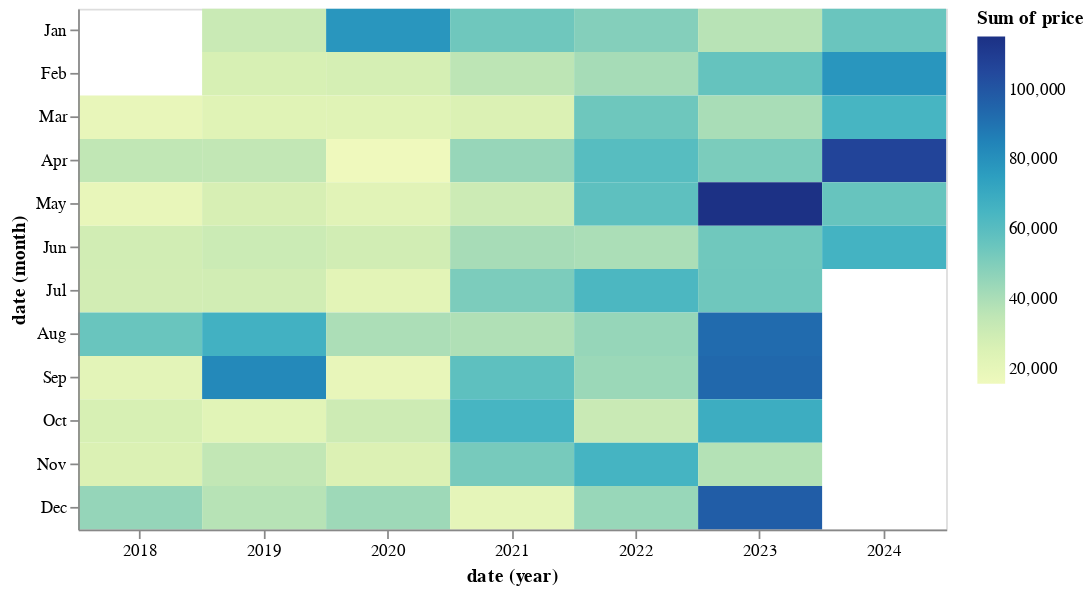

The notebook cell saved with this chart:
### Markdown cell above
## Monthly expense

### Code cell
exp.heatmap().properties(height=300,width=500)

### Figure 1 — Vega specification as saved in the notebook (floating-point values rounded to 4 significant figures)
{"$schema": "https://vega.github.io/schema/vega/v5.json", "data": [{"name": "param_1_store"}, {"name": "source_0", "values": [{"month_date": "2012-03-01T00:00:00.000", "sum_price": 19183, "year_date": "2018-01-01T00:00:00.000", "yearmonth_date": "2018-03-01T00:00:00.000"}, {"month_date": "2012-04-01T00:00:00.000", "sum_price": 34192, "year_date": "2018-01-01T00:00:00.000", "yearmonth_date": "2018-04-01T00:00:00.000"}, {"month_date": "2012-05-01T00:00:00.000", "sum_price": 19057, "year_date": "2018-01-01T00:00:00.000", "yearmonth_date": "2018-05-01T00:00:00.000"}, {"month_date": "2012-06-01T00:00:00.000", "sum_price": 28942, "year_date": "2018-01-01T00:00:00.000", "yearmonth_date": "2018-06-01T00:00:00.000"}, {"month_date": "2012-07-01T00:00:00.000", "sum_price": 28622, "year_date": "2018-01-01T00:00:00.000", "yearmonth_date": "2018-07-01T00:00:00.000"}, {"month_date": "2012-08-01T00:00:00.000", "sum_price": 55519, "year_date": "2018-01-01T00:00:00.000", "yearmonth_date": "2018-08-01T00:00:00.000"}, {"month_date": "2012-09-01T00:00:00.000", "sum_price": 21665, "year_date": "2018-01-01T00:00:00.000", "yearmonth_date": "2018-09-01T00:00:00.000"}, {"month_date": "2012-10-01T00:00:00.000", "sum_price": 26939, "year_date": "2018-01-01T00:00:00.000", "yearmonth_date": "2018-10-01T00:00:00.000"}, {"month_date": "2012-11-01T00:00:00.000", "sum_price": 25467, "year_date": "2018-01-01T00:00:00.000", "yearmonth_date": "2018-11-01T00:00:00.000"}, {"month_date": "2012-12-01T00:00:00.000", "sum_price": 45338, "year_date": "2018-01-01T00:00:00.000", "yearmonth_date": "2018-12-01T00:00:00.000"}, {"month_date": "2012-01-01T00:00:00.000", "sum_price": 31667, "year_date": "2019-01-01T00:00:00.000", "yearmonth_date": "2019-01-01T00:00:00.000"}, {"month_date": "2012-02-01T00:00:00.000", "sum_price": 26909, "year_date": "2019-01-01T00:00:00.000", "yearmonth_date": "2019-02-01T00:00:00.000"}, {"month_date": "2012-03-01T00:00:00.000", "sum_price": 23041, "year_date": "2019-01-01T00:00:00.000", "yearmonth_date": "2019-03-01T00:00:00.000"}, {"month_date": "2012-04-01T00:00:00.000", "sum_price": 33874, "year_date": "2019-01-01T00:00:00.000", "yearmonth_date": "2019-04-01T00:00:00.000"}, {"month_date": "2012-05-01T00:00:00.000", "sum_price": 27119, "year_date": "2019-01-01T00:00:00.000", "yearmonth_date": "2019-05-01T00:00:00.000"}, {"month_date": "2012-06-01T00:00:00.000", "sum_price": 30990, "year_date": "2019-01-01T00:00:00.000", "yearmonth_date": "2019-06-01T00:00:00.000"}, {"month_date": "2012-07-01T00:00:00.000", "sum_price": 29068, "year_date": "2019-01-01T00:00:00.000", "yearmonth_date": "2019-07-01T00:00:00.000"}, {"month_date": "2012-08-01T00:00:00.000", "sum_price": 66664, "year_date": "2019-01-01T00:00:00.000", "yearmonth_date": "2019-08-01T00:00:00.000"}, {"month_date": "2012-09-01T00:00:00.000", "sum_price": 82705, "year_date": "2019-01-01T00:00:00.000", "yearmonth_date": "2019-09-01T00:00:00.000"}, {"month_date": "2012-10-01T00:00:00.000", "sum_price": 22566, "year_date": "2019-01-01T00:00:00.000", "yearmonth_date": "2019-10-01T00:00:00.000"}, {"month_date": "2012-11-01T00:00:00.000", "sum_price": 33972, "year_date": "2019-01-01T00:00:00.000", "yearmonth_date": "2019-11-01T00:00:00.000"}, {"month_date": "2012-12-01T00:00:00.000", "sum_price": 36986, "year_date": "2019-01-01T00:00:00.000", "yearmonth_date": "2019-12-01T00:00:00.000"}, {"month_date": "2012-01-01T00:00:00.000", "sum_price": 78282, "year_date": "2020-01-01T00:00:00.000", "yearmonth_date": "2020-01-01T00:00:00.000"}, {"month_date": "2012-02-01T00:00:00.000", "sum_price": 27623, "year_date": "2020-01-01T00:00:00.000", "yearmonth_date": "2020-02-01T00:00:00.000"}, {"month_date": "2012-03-01T00:00:00.000", "sum_price": 23233, "year_date": "2020-01-01T00:00:00.000", "yearmonth_date": "2020-03-01T00:00:00.000"}, {"month_date": "2012-04-01T00:00:00.000", "sum_price": 15774, "year_date": "2020-01-01T00:00:00.000", "yearmonth_date": "2020-04-01T00:00:00.000"}, {"month_date": "2012-05-01T00:00:00.000", "sum_price": 22930, "year_date": "2020-01-01T00:00:00.000", "yearmonth_date": "2020-05-01T00:00:00.000"}, {"month_date": "2012-06-01T00:00:00.000", "sum_price": 29031, "year_date": "2020-01-01T00:00:00.000", "yearmonth_date": "2020-06-01T00:00:00.000"}, {"month_date": "2012-07-01T00:00:00.000", "sum_price": 21877, "year_date": "2020-01-01T00:00:00.000", "yearmonth_date": "2020-07-01T00:00:00.000"}, {"month_date": "2012-08-01T00:00:00.000", "sum_price": 39795, "year_date": "2020-01-01T00:00:00.000", "yearmonth_date": "2020-08-01T00:00:00.000"}, {"month_date": "2012-09-01T00:00:00.000", "sum_price": 19416, "year_date": "2020-01-01T00:00:00.000", "yearmonth_date": "2020-09-01T00:00:00.000"}, {"month_date": "2012-10-01T00:00:00.000", "sum_price": 30476, "year_date": "2020-01-01T00:00:00.000", "yearmonth_date": "2020-10-01T00:00:00.000"}, {"month_date": "2012-11-01T00:00:00.000", "sum_price": 25236, "year_date": "2020-01-01T00:00:00.000", "yearmonth_date": "2020-11-01T00:00:00.000"}, {"month_date": "2012-12-01T00:00:00.000", "sum_price": 43245, "year_date": "2020-01-01T00:00:00.000", "yearmonth_date": "2020-12-01T00:00:00.000"}, {"month_date": "2012-01-01T00:00:00.000", "sum_price": 54028, "year_date": "2021-01-01T00:00:00.000", "yearmonth_date": "2021-01-01T00:00:00.000"}, {"month_date": "2012-02-01T00:00:00.000", "sum_price": 35580, "year_date": "2021-01-01T00:00:00.000", "yearmonth_date": "2021-02-01T00:00:00.000"}, {"month_date": "2012-03-01T00:00:00.000", "sum_price": 25651, "year_date": "2021-01-01T00:00:00.000", "yearmonth_date": "2021-03-01T00:00:00.000"}, {"month_date": "2012-04-01T00:00:00.000", "sum_price": 44842, "year_date": "2021-01-01T00:00:00.000", "yearmonth_date": "2021-04-01T00:00:00.000"}, {"month_date": "2012-05-01T00:00:00.000", "sum_price": 30757, "year_date": "2021-01-01T00:00:00.000", "yearmonth_date": "2021-05-01T00:00:00.000"}, {"month_date": "2012-06-01T00:00:00.000", "sum_price": 41043, "year_date": "2021-01-01T00:00:00.000", "yearmonth_date": "2021-06-01T00:00:00.000"}, {"month_date": "2012-07-01T00:00:00.000", "sum_price": 51235, "year_date": "2021-01-01T00:00:00.000", "yearmonth_date": "2021-07-01T00:00:00.000"}, {"month_date": "2012-08-01T00:00:00.000", "sum_price": 38760, "year_date": "2021-01-01T00:00:00.000", "yearmonth_date": "2021-08-01T00:00:00.000"}, {"month_date": "2012-09-01T00:00:00.000", "sum_price": 58508, "year_date": "2021-01-01T00:00:00.000", "yearmonth_date": "2021-09-01T00:00:00.000"}, {"month_date": "2012-10-01T00:00:00.000", "sum_price": 64912, "year_date": "2021-01-01T00:00:00.000", "yearmonth_date": "2021-10-01T00:00:00.000"}, {"month_date": "2012-11-01T00:00:00.000", "sum_price": 52258, "year_date": "2021-01-01T00:00:00.000", "yearmonth_date": "2021-11-01T00:00:00.000"}, {"month_date": "2012-12-01T00:00:00.000", "sum_price": 20705, "year_date": "2021-01-01T00:00:00.000", "yearmonth_date": "2021-12-01T00:00:00.000"}, {"month_date": "2012-01-01T00:00:00.000", "sum_price": 49293, "year_date": "2022-01-01T00:00:00.000", "yearmonth_date": "2022-01-01T00:00:00.000"}, {"month_date": "2012-02-01T00:00:00.000", "sum_price": 41119, "year_date": "2022-01-01T00:00:00.000", "yearmonth_date": "2022-02-01T00:00:00.000"}, {"month_date": "2012-03-01T00:00:00.000", "sum_price": 54458, "year_date": "2022-01-01T00:00:00.000", "yearmonth_date": "2022-03-01T00:00:00.000"}, {"month_date": "2012-04-01T00:00:00.000", "sum_price": 60447, "year_date": "2022-01-01T00:00:00.000", "yearmonth_date": "2022-04-01T00:00:00.000"}, {"month_date": "2012-05-01T00:00:00.000", "sum_price": 58500, "year_date": "2022-01-01T00:00:00.000", "yearmonth_date": "2022-05-01T00:00:00.000"}, {"month_date": "2012-06-01T00:00:00.000", "sum_price": 40074, "year_date": "2022-01-01T00:00:00.000", "yearmonth_date": "2022-06-01T00:00:00.000"}, {"month_date": "2012-07-01T00:00:00.000", "sum_price": 63631, "year_date": "2022-01-01T00:00:00.000", "yearmonth_date": "2022-07-01T00:00:00.000"}, {"month_date": "2012-08-01T00:00:00.000", "sum_price": 44998, "year_date": "2022-01-01T00:00:00.000", "yearmonth_date": "2022-08-01T00:00:00.000"}, {"month_date": "2012-09-01T00:00:00.000", "sum_price": 44006, "year_date": "2022-01-01T00:00:00.000", "yearmonth_date": "2022-09-01T00:00:00.000"}, {"month_date": "2012-10-01T00:00:00.000", "sum_price": 31754, "year_date": "2022-01-01T00:00:00.000", "yearmonth_date": "2022-10-01T00:00:00.000"}, {"month_date": "2012-11-01T00:00:00.000", "sum_price": 65402, "year_date": "2022-01-01T00:00:00.000", "yearmonth_date": "2022-11-01T00:00:00.000"}, {"month_date": "2012-12-01T00:00:00.000", "sum_price": 44617, "year_date": "2022-01-01T00:00:00.000", "yearmonth_date": "2022-12-01T00:00:00.000"}, {"month_date": "2012-01-01T00:00:00.000", "sum_price": 36922, "year_date": "2023-01-01T00:00:00.000", "yearmonth_date": "2023-01-01T00:00:00.000"}, {"month_date": "2012-02-01T00:00:00.000", "sum_price": 56614, "year_date": "2023-01-01T00:00:00.000", "yearmonth_date": "2023-02-01T00:00:00.000"}, {"month_date": "2012-03-01T00:00:00.000", "sum_price": 40502, "year_date": "2023-01-01T00:00:00.000", "yearmonth_date": "2023-03-01T00:00:00.000"}, {"month_date": "2012-04-01T00:00:00.000", "sum_price": 51432, "year_date": "2023-01-01T00:00:00.000", "yearmonth_date": "2023-04-01T00:00:00.000"}, {"month_date": "2012-05-01T00:00:00.000", "sum_price": 115147, "year_date": "2023-01-01T00:00:00.000", "yearmonth_date": "2023-05-01T00:00:00.000"}, {"month_date": "2012-06-01T00:00:00.000", "sum_price": 53833, "year_date": "2023-01-01T00:00:00.000", "yearmonth_date": "2023-06-01T00:00:00.000"}, {"month_date": "2012-07-01T00:00:00.000", "sum_price": 54182, "year_date": "2023-01-01T00:00:00.000", "yearmonth_date": "2023-07-01T00:00:00.000"}, {"month_date": "2012-08-01T00:00:00.000", "sum_price": 92769, "year_date": "2023-01-01T00:00:00.000", "yearmonth_date": "2023-08-01T00:00:00.000"}, {"month_date": "2012-09-01T00:00:00.000", "sum_price": 93638, "year_date": "2023-01-01T00:00:00.000", "yearmonth_date": "2023-09-01T00:00:00.000"}, {"month_date": "2012-10-01T00:00:00.000", "sum_price": 68449, "year_date": "2023-01-01T00:00:00.000", "yearmonth_date": "2023-10-01T00:00:00.000"}, {"month_date": "2012-11-01T00:00:00.000", "sum_price": 37772, "year_date": "2023-01-01T00:00:00.000", "yearmonth_date": "2023-11-01T00:00:00.000"}, {"month_date": "2012-12-01T00:00:00.000", "sum_price": 97338, "year_date": "2023-01-01T00:00:00.000", "yearmonth_date": "2023-12-01T00:00:00.000"}, {"month_date": "2012-01-01T00:00:00.000", "sum_price": 55360, "year_date": "2024-01-01T00:00:00.000", "yearmonth_date": "2024-01-01T00:00:00.000"}, {"month_date": "2012-02-01T00:00:00.000", "sum_price": 78208, "year_date": "2024-01-01T00:00:00.000", "yearmonth_date": "2024-02-01T00:00:00.000"}, {"month_date": "2012-03-01T00:00:00.000", "sum_price": 65045, "year_date": "2024-01-01T00:00:00.000", "yearmonth_date": "2024-03-01T00:00:00.000"}, {"month_date": "2012-04-01T00:00:00.000", "sum_price": 106415, "year_date": "2024-01-01T00:00:00.000", "yearmonth_date": "2024-04-01T00:00:00.000"}, {"month_date": "2012-05-01T00:00:00.000", "sum_price": 55943, "year_date": "2024-01-01T00:00:00.000", "yearmonth_date": "2024-05-01T00:00:00.000"}, {"month_date": "2012-06-01T00:00:00.000", "sum_price": 65908, "year_date": "2024-01-01T00:00:00.000", "yearmonth_date": "2024-06-01T00:00:00.000"}], "transform": [{"type": "formula", "expr": "toDate(datum['yearmonth_date'])", "as": "yearmonth_date"}, {"type": "formula", "expr": "toDate(datum['year_date'])", "as": "year_date"}, {"type": "formula", "expr": "toDate(datum['month_date'])", "as": "month_date"}]}, {"name": "source_0_x_domain_year_date", "values": [{"year_date": "2018-01-01T00:00:00.000"}, {"year_date": "2019-01-01T00:00:00.000"}, {"year_date": "2020-01-01T00:00:00.000"}, {"year_date": "2021-01-01T00:00:00.000"}, {"year_date": "2022-01-01T00:00:00.000"}, {"year_date": "2023-01-01T00:00:00.000"}, {"year_date": "2024-01-01T00:00:00.000"}], "transform": [{"type": "formula", "expr": "toDate(datum['year_date'])", "as": "year_date"}]}, {"name": "source_0_y_domain_month_date", "values": [{"month_date": "2012-03-01T00:00:00.000"}, {"month_date": "2012-04-01T00:00:00.000"}, {"month_date": "2012-05-01T00:00:00.000"}, {"month_date": "2012-06-01T00:00:00.000"}, {"month_date": "2012-07-01T00:00:00.000"}, {"month_date": "2012-08-01T00:00:00.000"}, {"month_date": "2012-09-01T00:00:00.000"}, {"month_date": "2012-10-01T00:00:00.000"}, {"month_date": "2012-11-01T00:00:00.000"}, {"month_date": "2012-12-01T00:00:00.000"}, {"month_date": "2012-01-01T00:00:00.000"}, {"month_date": "2012-02-01T00:00:00.000"}], "transform": [{"type": "formula", "expr": "toDate(datum['month_date'])", "as": "month_date"}]}, {"name": "source_0_color_domain_sum_price", "values": [{"min": 15774, "max": 115147}]}], "signals": [{"name": "unit", "value": {}, "on": [{"events": "pointermove", "update": "isTuple(group()) ? group() : unit"}]}, {"name": "param_1", "update": "vlSelectionResolve(\"param_1_store\", \"union\")"}, {"name": "param_1_year_date", "on": [{"events": [{"source": "view", "type": "dblclick"}], "update": "null"}, {"events": {"signal": "param_1_translate_delta"}, "update": "panLinear(param_1_translate_anchor.extent_x, -param_1_translate_delta.x / width)"}, {"events": {"signal": "param_1_zoom_delta"}, "update": "zoomLinear(domain(\"x\"), param_1_zoom_anchor.x, param_1_zoom_delta)"}]}, {"name": "param_1_month_date", "on": [{"events": [{"source": "view", "type": "dblclick"}], "update": "null"}, {"events": {"signal": "param_1_translate_delta"}, "update": "panLinear(param_1_translate_anchor.extent_y, param_1_translate_delta.y / height)"}, {"events": {"signal": "param_1_zoom_delta"}, "update": "zoomLinear(domain(\"y\"), param_1_zoom_anchor.y, param_1_zoom_delta)"}]}, {"name": "param_1_tuple", "on": [{"events": [{"signal": "param_1_year_date || param_1_month_date"}], "update": "param_1_year_date && param_1_month_date ? {unit: \"\", fields: param_1_tuple_fields, values: [param_1_year_date,param_1_month_date]} : null"}]}, {"name": "param_1_tuple_fields", "value": [{"field": "year_date", "channel": "x", "type": "E"}, {"field": "month_date", "channel": "y", "type": "E"}]}, {"name": "param_1_translate_anchor", "value": {}, "on": [{"events": [{"source": "scope", "type": "pointerdown"}], "update": "{x: x(unit), y: y(unit), extent_x: domain(\"x\"), extent_y: domain(\"y\")}"}]}, {"name": "param_1_translate_delta", "value": {}, "on": [{"events": [{"source": "window", "between": [{"source": "scope", "type": "pointerdown"}, {"source": "window", "type": "pointerup"}], "type": "pointermove", "consume": true}], "update": "{x: param_1_translate_anchor.x - x(unit), y: param_1_translate_anchor.y - y(unit)}"}]}, {"name": "param_1_zoom_anchor", "on": [{"events": [{"source": "scope", "type": "wheel", "consume": true}], "update": "{x: invert(\"x\", x(unit)), y: invert(\"y\", y(unit))}"}]}, {"name": "param_1_zoom_delta", "on": [{"events": [{"source": "scope", "consume": true, "type": "wheel"}], "update": "pow(1.001, event.deltaY * pow(16, event.deltaMode))", "force": true}]}, {"name": "param_1_modify", "on": [{"events": {"signal": "param_1_tuple"}, "update": "modify(\"param_1_store\", param_1_tuple, true)"}]}], "marks": [{"type": "rect", "name": "marks", "from": {"data": "source_0"}, "encode": {"update": {"height": {"signal": "max(0.25, bandwidth('y'))"}, "tooltip": {"signal": "{\"date (year-month)\": timeFormat(datum[\"yearmonth_date\"], timeUnitSpecifier([\"year\",\"month\"], {\"year-month\":\"%b %Y \",\"year-month-date\":\"%b %d, %Y \"})), \"Sum of price\": format(datum[\"sum_price\"], \"\")}"}, "x": {"field": "year_date", "scale": "x"}, "width": {"signal": "max(0.25, bandwidth('x'))"}, "fill": {"field": "sum_price", "scale": "color"}, "y": {"field": "month_date", "scale": "y"}}}, "style": ["rect"], "interactive": true}], "scales": [{"name": "x", "type": "band", "domain": {"data": "source_0_x_domain_year_date", "field": "year_date", "sort": true}, "range": [0, {"signal": "width"}], "paddingInner": 0, "paddingOuter": 0}, {"name": "y", "type": "band", "domain": {"data": "source_0_y_domain_month_date", "field": "month_date", "sort": true}, "range": [0, {"signal": "height"}], "paddingInner": 0, "paddingOuter": 0}, {"name": "color", "type": "linear", "domain": [{"signal": "(data(\"source_0_color_domain_sum_price\")[0] || {}).min"}, {"signal": "(data(\"source_0_color_domain_sum_price\")[0] || {}).max"}], "range": "heatmap", "zero": false, "interpolate": "hcl"}], "axes": [{"scale": "x", "formatType": "time", "grid": false, "title": "date (year)", "labelOverlap": true, "format": {"signal": "timeUnitSpecifier([\"year\"], {\"year-month\":\"%b %Y \",\"year-month-date\":\"%b %d, %Y \"})"}, "tickMinStep": {"signal": "datetime(2002, 0, 1, 0, 0, 0, 0) - datetime(2001, 0, 1, 0, 0, 0, 0)"}, "zindex": 1, "orient": "bottom"}, {"scale": "y", "formatType": "time", "orient": "left", "format": {"signal": "timeUnitSpecifier([\"month\"], {\"year-month\":\"%b %Y \",\"year-month-date\":\"%b %d, %Y \"})"}, "labelOverlap": true, "tickMinStep": {"signal": "datetime(2001, 1, 1, 0, 0, 0, 0) - datetime(2001, 0, 1, 0, 0, 0, 0)"}, "zindex": 1, "title": "date (month)", "grid": false}], "width": 500, "height": 300, "background": "white", "padding": 5, "style": "cell", "legends": [{"fill": "color", "gradientLength": {"signal": "clamp(height, 64, 200)"}, "title": "Sum of price"}]}
